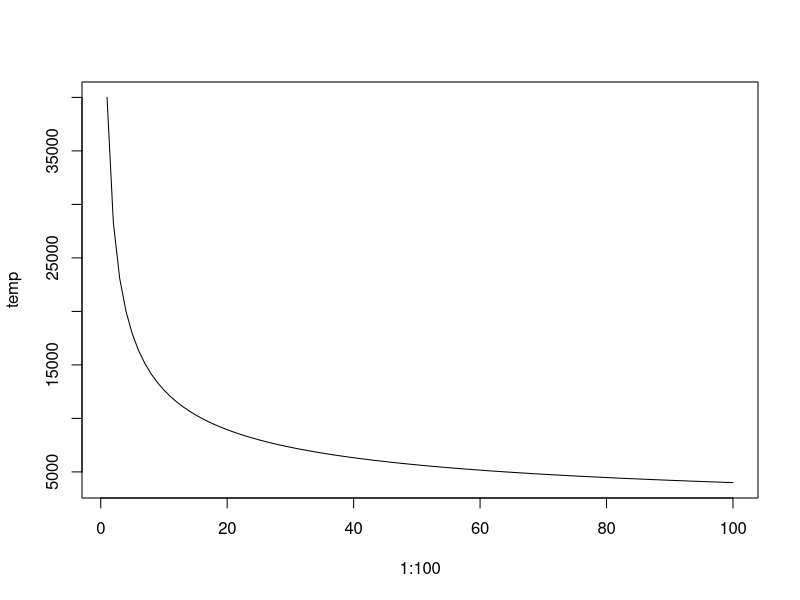
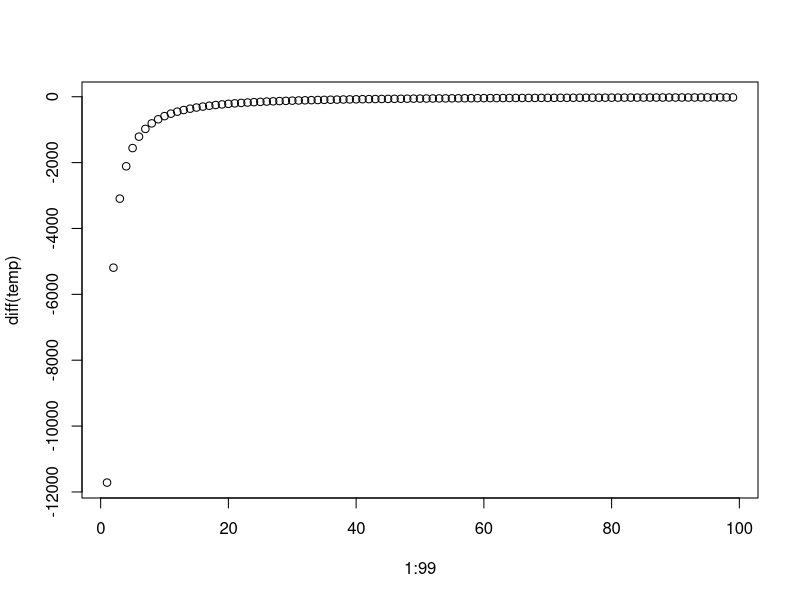
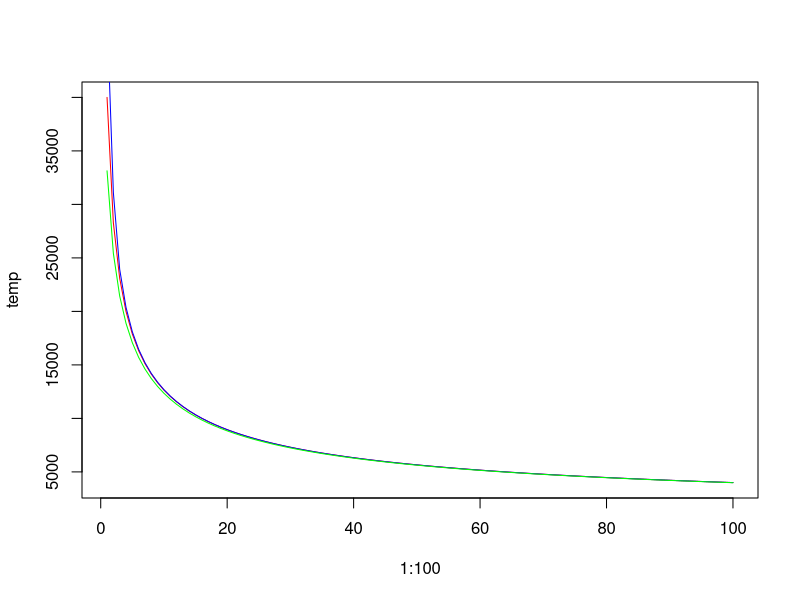

R code for these plots, in order:
#################     This calculates the number of clock cycles between step pulses
#################     This is mostly what happens in dda_clock()
F_CPU<-16000000                 ## Hz

STEPS_PER_M_X<-80000            ## steps/m
STEPS_PER_M_Y<-80000            ## steps/m
STEPS_PER_M_Z<-80000            ## steps/m
STEPS_PER_M_E<-50000            ## steps/m

MAXIMUM_FEEDRATE_X<-30000       ## mm/min
MAXIMUM_FEEDRATE_Y<-30000       ## mm/min
MAXIMUM_FEEDRATE_Z<-30000       ## mm/min
MAXIMUM_FEEDRATE_E<-30000       ## mm/min

ACCELERATION<-1000              ## mm/s^2

MAX_JERK_X<-200                 ## mm/min
MAX_JERK_Y<-200                 ## mm/min
MAX_JERK_Z<-200                 ## mm/min
MAX_JERK_E<-200                 ## mm/min

c_initial<-c(F_CPU/sqrt(STEPS_PER_M_X*ACCELERATION/2000),
             F_CPU/sqrt(STEPS_PER_M_Y*ACCELERATION/2000),
             F_CPU/sqrt(STEPS_PER_M_Z*ACCELERATION/2000),
             F_CPU/sqrt(STEPS_PER_M_E*ACCELERATION/2000))       ## c0_P

ACCELERATE_RAMP_LEN<-function(speed) {
  return(speed*speed/((7200000*ACCELERATION)/STEPS_PER_M_X))
}

move_state<-list()
move_state$step_no<-0
dda<-list()
dda$crossF<-1000
dda$rampup_steps<-500
dda$rampdown_steps<-500
dda$start_steps<-0
dda$total_steps<-10000
dda$end_steps<-round(ACCELERATE_RAMP_LEN(dda$crossF),0)
dda$fast_axis<-1


move_c<-c_initial[dda$fast_axis]


for(i in seq(5,10000,5)) {
  move_step_no<-move_state$step_no
  recalc_speed<-0
  move_no<-0
  
  if(move_step_no<dda$rampup_steps) {
    move_no<-dda$start_steps+move_step_no
    recalc_speed<-1
  } else if(move_step_no>=dda$rampdown_steps) {
    move_no<-dda$total_steps-move_step_no+dda$end_steps
    recalc_speed<-1
  }
  if(recalc_speed) {
    if(move_no==0) {
      move_c<-c_initial[dda$fast_axis]
    } else {
      move_c<-c_initial[dda$fast_axis]*(1/(2*sqrt(move_no)))
    } 
  }
  return(move_c)
}

temp<-numeric(100)
for(move_no in 1:100) {
  temp[move_no]<-print(c_initial[dda$fast_axis]*(1/(2*sqrt(move_no))))
}

temp3<-numeric(100)
for(move_no in 1:100) {
  temp3[move_no]<-print(c_initial[dda$fast_axis]*(sqrt(move_no+1)-sqrt(move_no)))
}

plot(1:100,temp,type="l")

diff<-function(value) {
  return(value[-1]-value[-length(value)])
}
plot(1:99,diff(temp))

temp2<-numeric(100)
for(move_no in 1:100) {
  if(move_no==1) {
    temp2[move_no]<-c_initial[1]-2*c_initial[1]/(4*move_no+1)
  } else {
    temp2[move_no]<-temp[move_no-1]-2*temp[move_no-1]/(4*move_no+1)
  }
}

plot(1:100,temp,type="l",col="red")
lines(1:100,temp2,type="l",col="blue")
lines(1:100,temp3,type="l",col="green")
